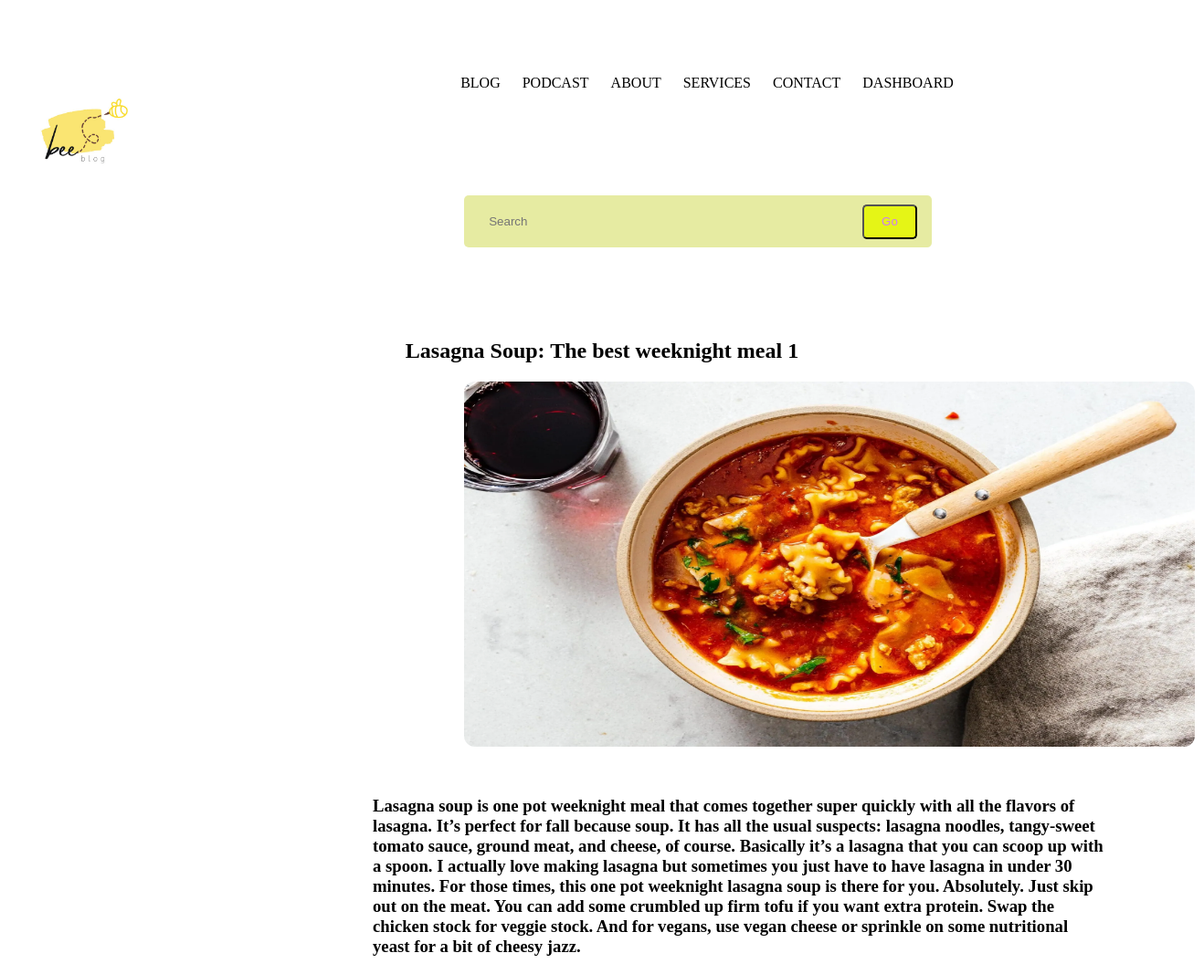
Screenshot of /site/post-details.php?id=3 with the database file from the repository.
### tables this page shows
CREATE TABLE `post` (
  `id` int(11) NOT NULL,
  `content` varchar(10000) NOT NULL,
  `thumbnail` varchar(255) NOT NULL,
  `title` varchar(255) NOT NULL,
  `sub_title` varchar(255) NOT NULL,
  `categoryID` int(11) NOT NULL,
  `userID` int(11) NOT NULL
);

### site/model/config.php (called while the page is built, shortened)
<?php
function connect($query)
{
    $connection = new PDO("mysql:host=localhost;dbname=bee-blog;charset=utf8", "root", "");
    $stmt = $connection->prepare($query);
    $stmt->execute();
    return $stmt;
}
function getOne($query)
{
    $result = connect($query)->fetch();
    return $result;
}
?>

### site/post-details.php (the view, shortened to what this page needs)
<?php
include "./model/config.php";
$id = $_GET["id"];
$query = "select * from post where id=$id";
$item = getOne($query);
?>
<!DOCTYPE html>
<html lang="en">
<head>
</head>
<body>
    <div class="container">
        <header>
            <div class="logo">
                <img src="../public/image/logo-bee-blog.png" alt="">
            </div>
            <menu>
                <ul>
                    <li><a href="index.php">BLOG</a></li>
                    <li><a href="#">PODCAST</a></li>
                    <li><a href="#">ABOUT</a></li>
                    <li><a href="#">SERVICES</a></li>
                    <li><a href="#">CONTACT</a></li>
                    <li><a href="../admin/index.php">DASHBOARD</a></li>
                </ul>
            </menu>
        </header>
        <main>
            <section class="search_bar">
                <form class="container search_bar-container" action="">
                    <div>
                        <input type="search" name="" id="" placeholder="Search">
                    </div>
                    <button type="submit">Go</button>
                </form>
            </section>
            <div class="post">
                <div class="title">
                    <h2><?php echo $item["title"] ?></h2>
                </div>
                <div class="thumbnail">
                    <img src="../public/image/<?php echo $item["thumbnail"]; ?>" alt="">
                </div>
                <div class="desc">
                    <div class="content">
                        <h3><?php echo $item["content"] ?></h3>
                    </div>
                </div>
            </div>
        </main>
    </div>
</body>
</html>

### site/post-details.php (style rules this page uses)
header { display: flex; justify-content: space-between; margin-top: 50px; }
.logo img { width: 150px; height: 150px; }
li { display: inline-block; padding: 0px 10px; }
a { text-decoration: none; color: black; }
.search_bar { margin-top: 10px; margin-left: 500px; }
.search_bar-container { position: relative; width: 30rem; background-color: #e6eba2; display: flex; align-items: center; justify-content: space-between; overflow: hidden; padding: 0.6rem 1rem; border-radius: 5px; color: #ce7cf5; }
.search_bar-container>div { width: 100%; display: flex; align-items: center; }
.search_bar input { background-color: transparent; border: none; margin-left: 0.7rem; padding: 0.5rem 0; width: 100%; }
.search_bar button { display: inline-block; width: fit-content; background-color: #e5f516; padding: 0.6rem 1.2rem; border-radius: 5px; cursor: pointer; transition: var(--transition); color: var(--color-white); }
.post { margin-top: 100px; }
.thumbnail img { width: 800px; height: 400px; border-radius: 12px; margin-left: 500px; }
.title { text-align: center; }
.content { text-align: left; width: 800px; margin-top: 50px; margin-left: 400px; }

### rows the page displays
post: title "Lasagna Soup: The best weeknight meal 1", thumbnail (picture), content "Lasagna soup is one pot weeknight meal that comes together super quickly with all the flavors of lasagna. It’s perfect for fall because soup. It has all the usual suspects: lasagna noodles, tangy-sweet tomato sauce, ground meat, and cheese, of course. Basically it’s a lasagna that you can scoop up with a spoon. I actually love making lasagna but sometimes you just have to have lasagna in under 30 minutes. For those times, this one pot weeknight lasagna soup is there for you. Absolutely. Just skip out on the meat. You can add some crumbled up firm tofu if you want extra protein. Swap the chicken stock for veggie stock. And for vegans, use vegan cheese or sprinkle on some nutritional yeast…"
